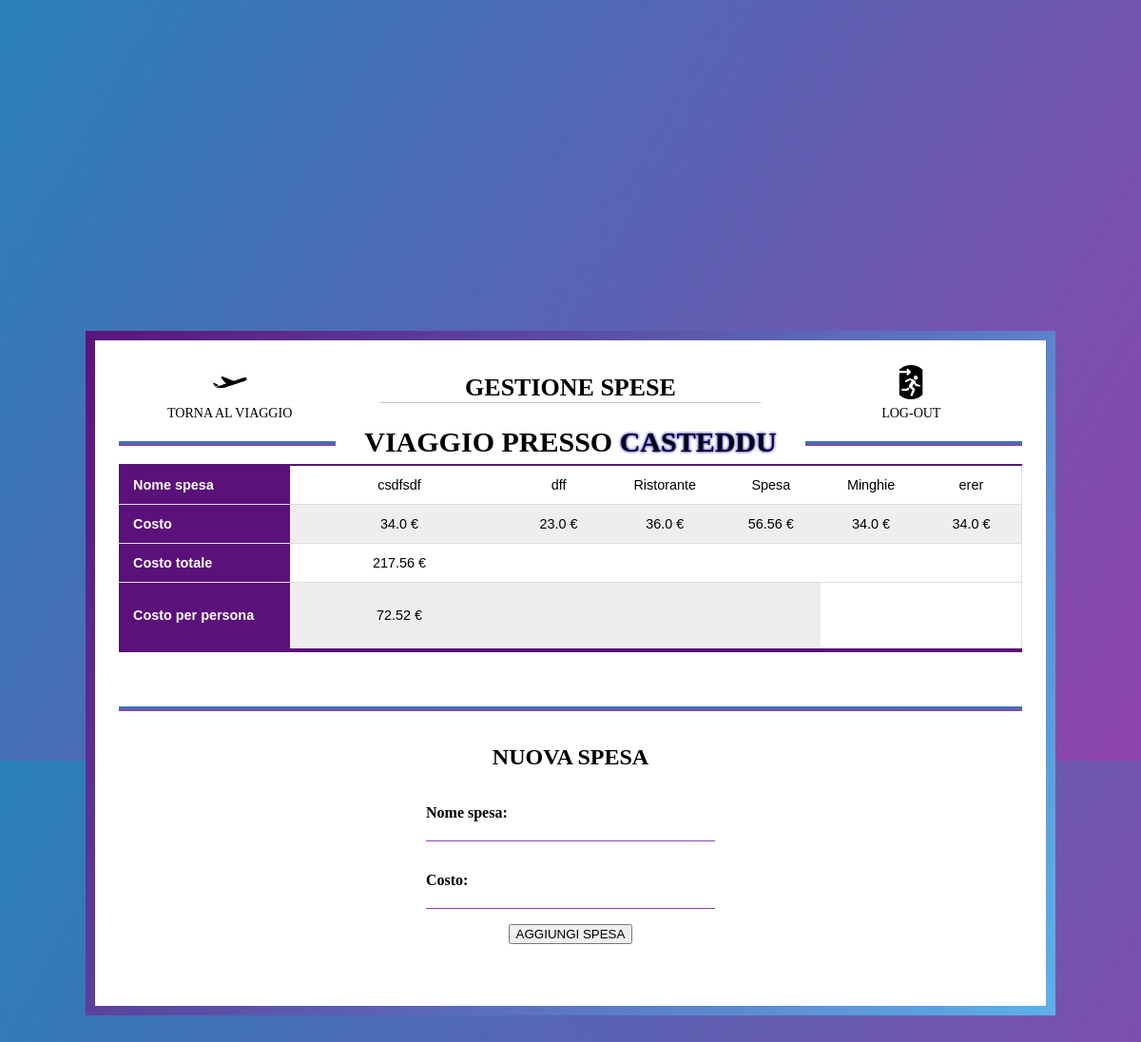
Screenshot of /organizzatoreViaggi/expenses/17/ (signed in) with the database file from the repository.
### organizzatoreViaggi/models.py (models this page shows, shortened)
class Travel(models.Model):
    id = models.AutoField(primary_key=True)
    name = models.CharField(max_length=64, unique=True)
    destination = models.CharField(max_length=64)
    start_date = models.DateField()
    end_date = models.DateField()
    participants = models.ManyToManyField(CustomUser)

class Expense(models.Model):
    id = models.AutoField(primary_key=True)
    travel = models.ForeignKey(Travel, on_delete=models.CASCADE)
    name = models.CharField(max_length=64)
    price = models.FloatField()

### organizzatoreViaggi/views.py (the view)
# urls.py: path('organizzatoreViaggi/expenses/<int:travel_id>/', views.expenses_view, name='expenses'),
@login_required(login_url= 'login')
def expenses_view(request, travel_id):
    form = ExpenseForm()
    travel = Travel.objects.get(id = travel_id)
    participants = travel.participants.count()
    expenses = Expense.objects.filter(travel = travel_id)
    total_expense = expenses.aggregate(total_price = Sum('price'))['total_price']
    if total_expense is not None:
        expense_for_person = total_expense / participants
    else:
        total_expense = 0
        expense_for_person = 0
    context = {
        'form': form,
        'travel': travel,
        'expenses': expenses,
        'totalExp': total_expense,
        'expForP': expense_for_person
        }
    return render(request, 'organizzatoreViaggi/expenses.html', context)

### organizzatoreViaggi/forms.py
class ExpenseForm(forms.Form):
    name = forms.CharField(label = 'Nome spesa')
    price = forms.FloatField(label = 'Costo')

### organizzatoreViaggi/templates/organizzatoreViaggi/expenses.html (shortened to what this page needs)
{% load static %}
<!DOCTYPE html>
<html lang="it">
<html>
    <head>
        <link rel="stylesheet" href="{% static 'css/expenses.css'%}">
    </head>
    <body>
        <div class="page-container">
            <nav>
                <a href="{% url 'detailsTravel' travel.id %}">
                    <img src="{% static 'images/plane_icon.png' %}" />
                    <p>Torna al viaggio</p>
                </a>
                <h1>GESTIONE SPESE</h1>
                <a href="{% url 'logout' %}">
                    <img src="{% static 'images/logout_icon.png' %}" />
                    <p>Log-out</p>
                </a>
            </nav>
            <div class="main-c">
                <div class="travel-table-container">
                    <div class="travel-title">
                        <h1>VIAGGIO PRESSO <span> {{ travel.destination }}</span></h1>
                    </div>
                    <table class="travel-table">
                        <tr>
                            <th>Nome spesa</th>
                            {% for expense in expenses %}
                            <td>{{ expense.name }}</td>
                            {% endfor %}
                        </tr>
                        <tr>
                            <th>Costo</th>
                            {% for expense in expenses %}
                            <td>{{ expense.price }} €</td>
                            {% endfor %}
                        </tr>
                        <tr>
                            <th>Costo totale</th>
                            <td class="destination-item" colspan="200">{{totalExp}} €</td>
                        </tr>
                        <tr>
                            <th>Costo per persona</th>
                            <td colspan="200" class="date-item"><p>{{expForP}} €</p></td>
                            <td> </td>
                            <td> </td>
                            <td> </td>
                    </table>
                </div>
                <div class="line2"></div>
                    <div class="form-c">
                        <div class="title_container">
                            <h2>NUOVA SPESA</h2>
                        </div>
                        <div class="form_container">
                            <form class="empty_form_itinerary" method="post" action="{% url 'addExpense' travel.id %}">
                                <div class="form_field">
                                    {{ form.as_p }}
                                    <div class="add_button_container">
                                        <input class="add_button" type="submit" value="AGGIUNGI SPESA">
                                    </div>
                                </div>
                            </form>
                        </div>
                    </div>
                </div>
            </div>
    </body>
</html>

### organizzatoreViaggi/static/css/expenses.css (style rules this page uses)
body { margin: 0; padding: 0; background: linear-gradient(120deg, #2980b9, #8e44ad); height: 100vh; overflow: hidden; }
.page-container { position: absolute; top: 50%; left: 50%; transform: translate(-50%, -50%); height: 700px; width: 1000px; background: white; border-radius: 10px; border-image: linear-gradient(120deg, #5b117a, #5cb3ec) 30; border-width: 10px; border-style: solid; }
nav { height: 100px; width: 100%; display: flex; flex-direction: row; justify-content: space-around; align-items: center; }
nav h1 { height: 30px; width: 40%; font-size: 26px; text-align: center; justify-content: center; align-items: center; border-bottom: 1px solid silver; }
nav a { height: 100%; width: 25%; display: flex; flex-direction: column; justify-content: center; align-items: center; text-decoration: none; margin-top: 10px; transition: .4s; }
nav a img { height: 36px; width: 36px; margin-bottom: -22px; --color: #2980B9; --border: 3px; --offset: 10px; --gap: 2px; border-radius: 50%; cursor: pointer; padding: calc(var(--border) + var(--gap)); border: var(--offset) solid #0000; --_m: radial-gradient(50% 50%, #000 calc(100% - var(--offset)),#0000 calc(100% - var(--border))); -webkit-mask: var(--_m); mask: var(--_m); --_g: #0000 calc(99% - var(--border)), var(--color) calc(100% - var(--border)) 99%,#0000; --_s: var(--offset); --_r: 100% 100% at; background: radial-gradient(var(--_r) 0 0 ,var(--_g)) calc(100% + var(--_s)) calc(100% + var(--_s)), radial-gradient(var(--_r) 100% 0 ,var(--_g)) calc(0% - var(--_s)) calc(100% + var(--_s)), radial-gradient(var(--_r) 0 100%,var(--_g)) calc(100% + var(--_s)) calc(0% - var(--_s)), radial-gradient(var(--_r) 100% 100%,var(--_g)) calc(0% - var(--_s)) calc(0% - var(--_s)); background-size: 50% 50%; background-repeat: no-repeat; transition: .4s; }
nav a p { text-align: center; color: black; text-transform: uppercase; font-size: 14px; }
.main-c { height: 80%; width: 95%; margin-top: 5%; margin-left: 2.5%; display: flex; flex-direction: row; align-items: center; justify-content: center; }
.travel-table-container { width: 95%; position: absolute; top: 10%; display: flex; flex-direction: column; }
.travel-title { height: 50px; width: 100%; display: flex; justify-content: center; align-items: center; margin-bottom: 10px; }
.travel-table-container h1 { text-align: center; height: 30px; padding-left: 30px; padding-right: 30px; background: white; margin-bottom: 1px; color: black; font-size: 30px; z-index: 2; }
.travel-table-container h1 span { color: #000000; text-shadow: .1px .1px .2px #007fff, 0 0 .1em #8f00ff, 0 0 .1em #007fff; text-transform: uppercase; }
.travel-table { width: 100%; min-width: 100%; display: flex; justify-content: left; align-items: center; border-collapse: collapse; font-size: 0.9em; font-family: sans-serif; min-width: 100%; overflow-X: auto; empty-cells: show; border-bottom: 2px solid #5b117a; }
.travel-table tr { border-bottom: 1px solid #dddddd; border-right: 1px solid #dddddd; }
.travel-table tr th { background-color: #5b117a; color: #ffffff; text-align: left; width: 150px; min-width: 150px; }
.travel-table th, .travel-table td { padding: 12px 15px; }
.travel-table td { width: 200px; max-width: 200px; min-width: 50px; text-align: center; }
.travel-table tr:nth-of-type(even) { background-color: #eeeeee; }
.travel-table tr:first-of-type { border-top: 2px solid #5b117a; }
.travel-table tr:last-of-type { border-bottom: 2px solid #5b117a; }
.date-item, .destination-item { float: left; }
.line2 { height: 5px; width: 95%; position: absolute; top: 55%; background: linear-gradient(#2980b9, #8e44ad); }
.form-c { position: absolute; top:55%; height: 100%; width: 34%; display: flex; align-items: center; flex-direction: column; }
.title_container h2 { margin-top: 40px; align-items: center; }
.empty_form_itinerary { height: 400px; }
.form_field { width: 100%; height: 100%; margin: 0; display: flex; flex-direction: column; justify-content: flex-start; align-items: center; }
.form_field p { display: flex; flex-direction: column; }
.form_field p label { width: 220px; margin: 0; margin-bottom: 5px; text-align: left; font-weight: bold; }
.form_field p input, .form_field p textarea { width: 300px; margin: 0; margin-top: -2px; border: none; border-bottom: solid 1px #8e44ad; }
.form_container { width: 100%; }

### rows the page displays
Travel: destination "CASTEDDU"
Expense: name "csdfsdf", price "34.0"
Expense: name "dff", price "23.0"
Expense: name "Ristorante", price "36.0"
Expense: name "Spesa", price "56.56"
Expense: name "Minghie", price "34.0"
Expense: name "erer", price "34.0"

### other values shown
{{ totalExp }} "217.56"
{{ expForP }} "72.52"
